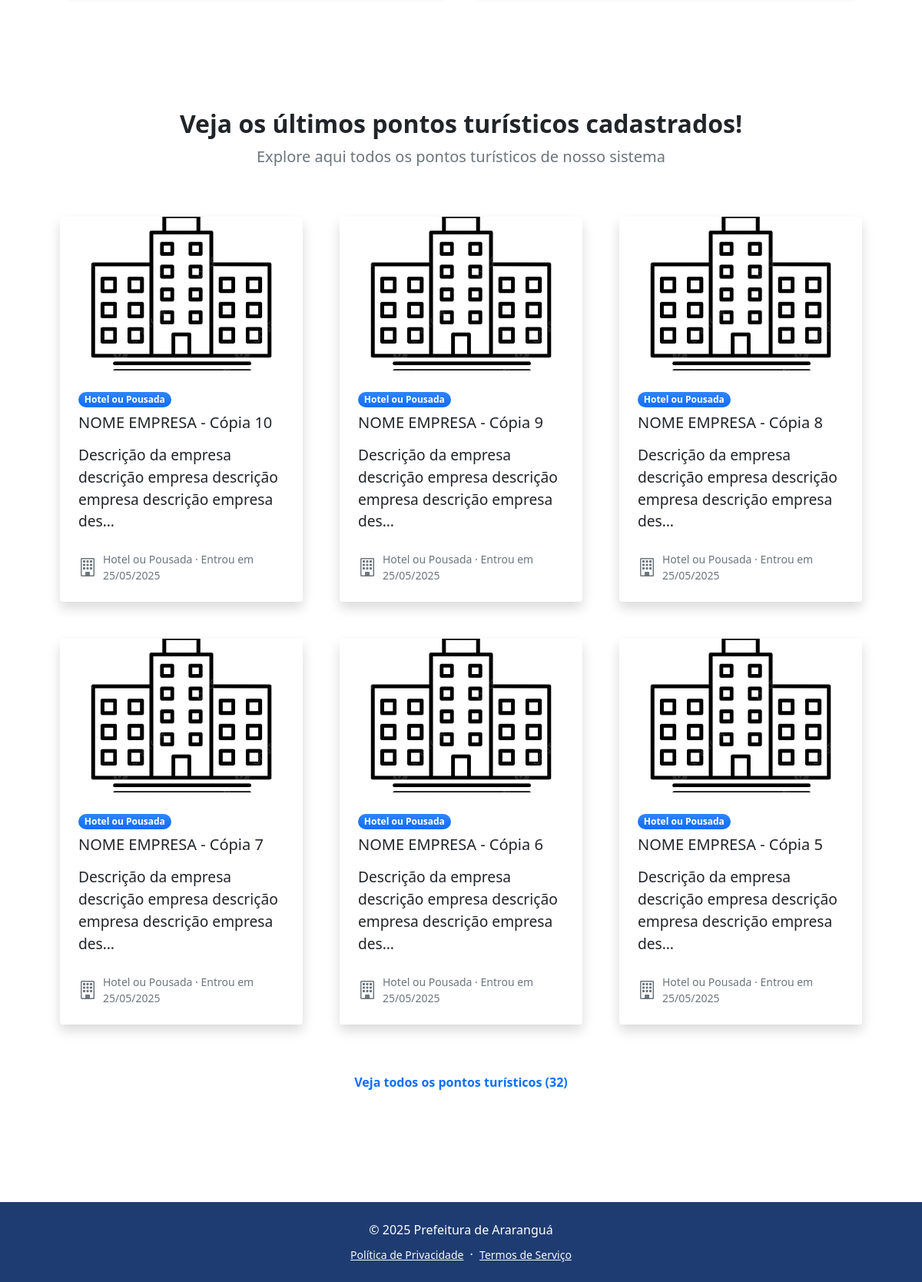
Page /home/ (lower part) on the earlier database version.
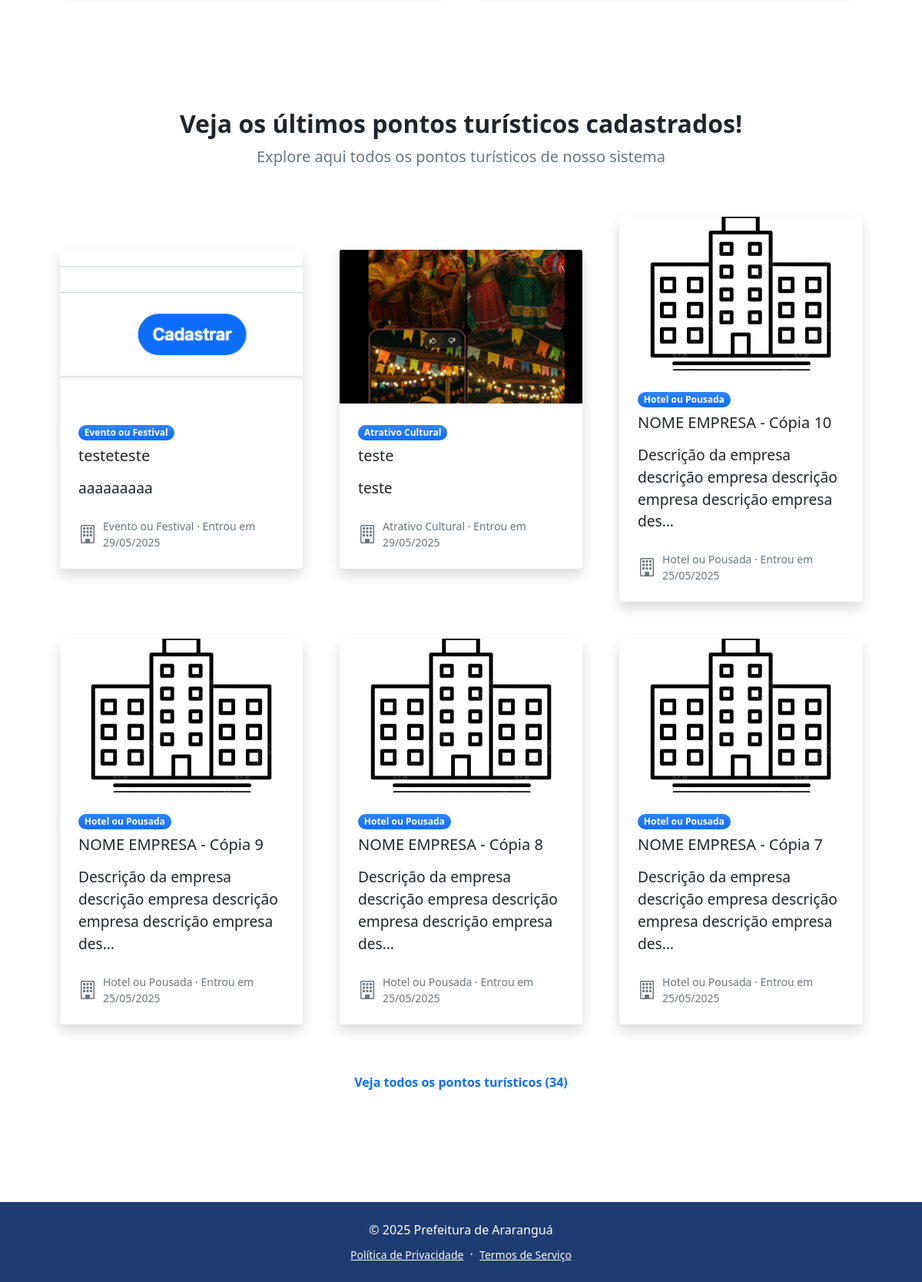
Same page on the later database version.
### accounts/models.py (models this page shows, shortened)
class Empresa(models.Model):
    user = models.ForeignKey(User, on_delete=models.CASCADE, related_name='empresas')
    nome = models.CharField(max_length=255)
    categoria = models.ForeignKey(Categoria, on_delete=models.SET_NULL, null=True)
    descricao = models.TextField()
    rua = models.CharField(max_length=255)
    bairro = models.CharField(max_length=100)
    cidade = models.CharField(max_length=100)
    numero = models.CharField(max_length=10)
    cep = models.CharField(max_length=8)
    latitude = models.DecimalField(max_digits=9, decimal_places=6, null=True, blank=True)
    longitude = models.DecimalField(max_digits=9, decimal_places=6, null=True, blank=True)
    telefone = models.CharField(max_length=20)
    email = models.EmailField()
    site = models.URLField(blank=True, null=True)
    imagem = models.ImageField(upload_to='empresas/', blank=True, null=True)
    data_cadastro = models.DateTimeField(auto_now_add=True)

class Categoria(models.Model):
    nome = models.CharField(max_length=100, unique=True)
    def nome_limpo(self):
        return self.nome.split('(')[0].strip()

### accounts/views.py (the view)
# urls.py: path('home/', views.home, name='home'),
def home(request):
    empresas = Empresa.objects.all().order_by('-data_cadastro')[:6]  # pega só 6
    total_empresas = Empresa.objects.count()
    return render(request, 'home.html', {
        'empresas': empresas,
        'total_empresas': total_empresas,
    })

### accounts/templates/home.html (shortened to what this page needs)
{% extends 'base.html' %}
{% load static %}
{% block content %}
<body class="d-flex flex-column h-100">
    <main class="flex-shrink-0">
        <section class="py-5" id="features">
        </section>
        <section class="py-5">
            <div class="container px-5 my-5">
                <div class="row gx-5 justify-content-center">
                    <div class="">
                        <div class="text-center">
                            <h2 class="fw-bolder">Veja os últimos pontos turísticos cadastrados!</h2>
                            <p class="lead fw-normal text-muted mb-5">Explore aqui todos os pontos turísticos de nosso
                                sistema
                            </p>
                        </div>
                    </div>
                </div>
                <div class="row gx-5 d-flex justify-content-center align-items-center">
                    {% for empresa in empresas %}
                        <div class="col-12 col-sm-6 col-md-4 mb-5">
                            <a href="{% url 'empresa_detalhe' empresa.id %}"
                                class="text-decoration-none link-dark stretched-link">
                                <div class="card h-100 shadow border-0 animated-zoom">
                                    {% if empresa.imagem %}
                                    <img class="card-img-top img-card" src="{{ empresa.imagem.url }}"
                                        alt="{{ empresa.nome }}" style="max-height:200px; object-fit:cover;" />
                                    {% else %}
                                    <div class="text-center py-5"><i class="bi bi-building fs-1 text-muted"></i></div>
                                    {% endif %}
                                    <div class="card-body p-4">
                                        <div class="badge bg-primary bg-gradient rounded-pill mb-2">{{ empresa.categoria.nome_limpo }}</div>
                                        <h5 class="card-title mb-3">{{ empresa.nome }}</h5>
                                        <p class="card-text mb-0">{{ empresa.descricao|truncatechars:80 }}</p>
                                    </div>
                                    <div class="card-footer p-4 pt-0 bg-transparent border-top-0">
                                        <div class="d-flex align-items-end justify-content-between">
                                            <div class="d-flex align-items-center">
                                                <i class="bi bi-building me-2 fs-4 text-muted"></i>
                                                <div class="small">
                                                    <div class="text-muted">{{ empresa.categoria.nome_limpo }} · Entrou em
                                                        {{ empresa.data_cadastro|date:"d/m/Y" }}</div>
                                                </div>
                                            </div>
                                        </div>
                                    </div>
                                </div>
                            </a>
                        </div>
                    {% empty %}
                        <div class="col text-center">
                            <p class="text-muted">Nenhum ponto turístico cadastrado ainda.</p>
                        </div>
                    {% endfor %}
                </div>
                <div class="col-lg-4 mb-5 text-center">
                    <a href="{% url 'listar_empresas' %}" class="fw-semibold text-decoration-none">
                        Veja todos os pontos turísticos ({{ total_empresas }})
                    </a>
                </div>
            </div>
        </section>
    </main>
</body>
{% endblock %}

Differences in the rows shown:
no longer on this page (row unchanged): Empresa: imagem (picture), categoria.nome_limpo "Hotel ou Pousada", nome "NOME EMPRESA - Cópia 6", descricao "Descrição da empresa descrição empresa descrição empresa descrição empresa des…", data_cadastro "25/05/2025"
no longer on this page (row unchanged): Empresa: imagem (picture), categoria.nome_limpo "Hotel ou Pousada", nome "NOME EMPRESA - Cópia 5", descricao "Descrição da empresa descrição empresa descrição empresa descrição empresa des…", data_cadastro "25/05/2025"
added Empresa: imagem (picture), categoria.nome_limpo "Evento ou Festival", nome "testeteste", descricao "aaaaaaaaa", data_cadastro "29/05/2025"
added Empresa: imagem (picture), categoria.nome_limpo "Atrativo Cultural", nome "teste", descricao "teste", data_cadastro "29/05/2025"
Other differences:
{{ total_empresas }}: "32" → "34"
